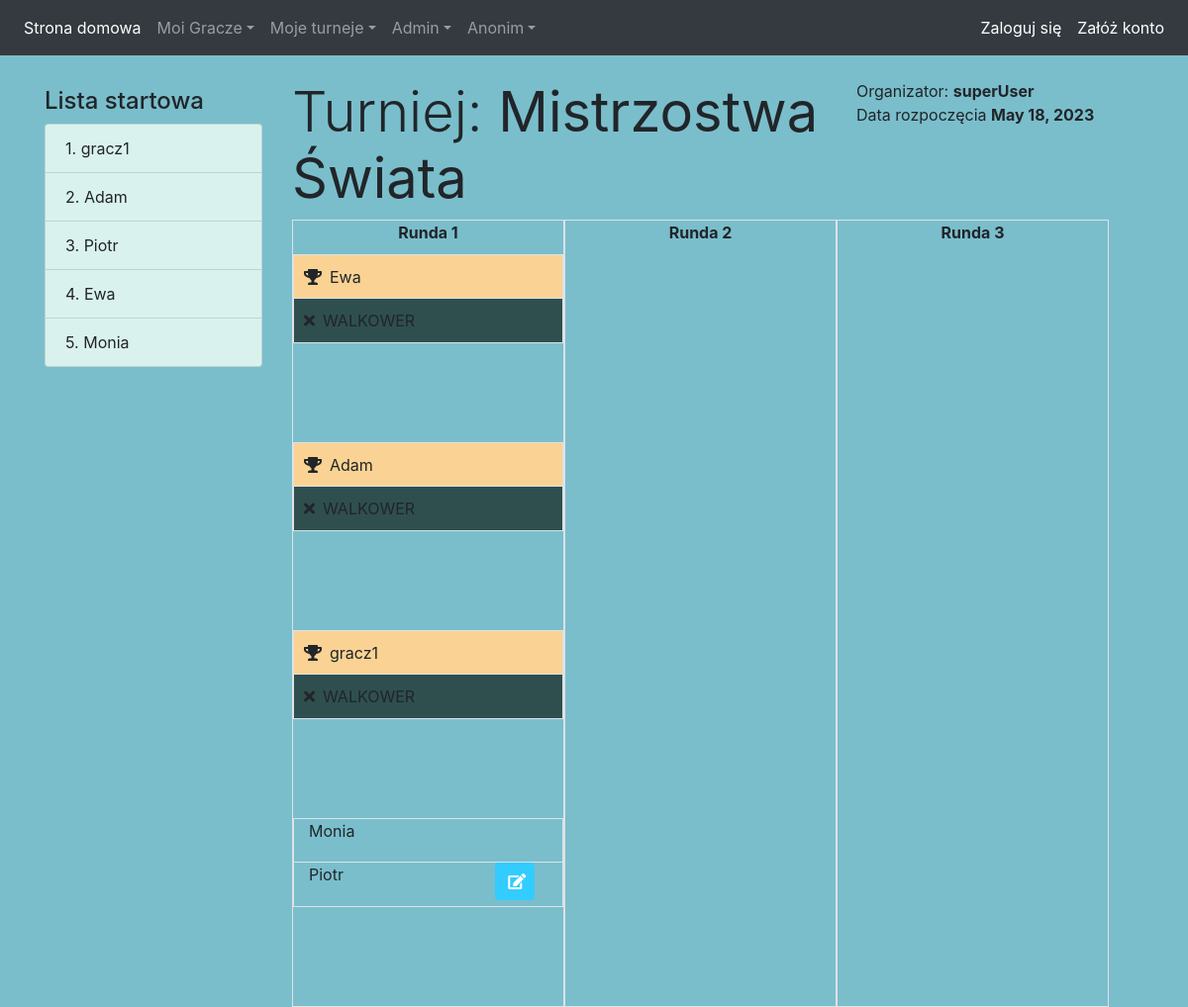
/tournaments/detail/148/, run on the app's committed database.
### app/models/player_model.py (models this page shows)
class Player(models.Model):
    user = models.ForeignKey(User, null=True, on_delete=models.CASCADE)
    name = models.CharField('Nazwa', max_length=100, null=True)
    def __str__(self):
        return self.name

### app/models/tournament_model.py (models this page shows)
class Tournament(models.Model):
    user = models.ForeignKey(User, null=True, on_delete=models.CASCADE)
    name = models.CharField('Nazwa', max_length=100, null=True)
    start_date = models.DateTimeField('Rozpoczęcie', null=True)
    max_players = models.IntegerField(
        'Max graczy',
        null=False,
        validators=[MinValueValidator(2), MaxValueValidator(500)]
    )
    is_started = models.BooleanField('Rozpoczęty', null=False, default=False)
    is_finished = models.BooleanField('Zakończony', null=False, default=False)
    players = models.ManyToManyField(Player, 'Gracze')
    def __str__(self):
        return self.name

### app/models/round_model.py (models this page shows, shortened)
class Round(models.Model):
    tournament = models.ForeignKey(Tournament, on_delete=models.CASCADE)
    round_number = models.IntegerField('Runda nr',null=True)

### app/models/result_model.py (models this page shows, shortened)
class Result(models.Model):
    arena = models.ForeignKey(Arena, null=True, on_delete=models.CASCADE)
    winner = models.ForeignKey(Player, on_delete=models.CASCADE)

### app/models/arena_model.py (models this page shows, shortened)
class Arena(models.Model):
    round = models.ForeignKey(Round, null=True, on_delete=models.CASCADE)
    player1 = models.ForeignKey(Player, related_name='player1',  on_delete=models.CASCADE)
    player2 = models.ForeignKey(Player, related_name='player2', on_delete=models.CASCADE)
    arena_number = models.IntegerField('Stolik nr', null=True)

### app/views/tournaments_view.py (the view)
# urls.py: path('tournaments/detail/<slug:pk>/', tournaments_detail, name="tournaments_detail"),
def tournaments_detail(request, pk):
    if request.user.is_anonymous:
        model = Tournament.objects.filter(pk=pk)
        if model.filter(is_started=True, is_finished=False):
            context = {'tournament': model.first(), 'rounds_status': count_finished_arenas_on_round(pk)}
            return render(request, 'app/tournaments/detail.html', context)
        else:
            messages.error(request, "Użytkownik anonimowy może przeglądać jedynie trwające turnieje")
            return redirect('home')
    else:
        model = Tournament.objects.filter(pk=pk)
        context = {'tournament': model.first(), 'rounds_status': count_finished_arenas_on_round(pk)}
        return render(request, 'app/tournaments/detail.html', context)

### app/views/tournaments_view.py (called while the page is built)
def count_finished_arenas_on_round(pk):
    my_list = []
    for round_ in Round.objects.filter(tournament=pk):
        arenas = list(Arena.objects.filter(round=round_.pk))
        arenas_finished = 0
        for arena in arenas:
            results = list(Result.objects.filter(arena=arena))
            for result in results:
                if result.winner:
                    arenas_finished = arenas_finished + 1
        x = RoundsStatusHelper()
        x.round_number = round_.round_number
        x.finished_table = arenas_finished
        x.total_table = len(arenas)
        my_list.append(x)
    return my_list

### templates/app/tournaments/detail.html (shortened to what this page needs)
{% extends 'app/scheleton.html' %}
{% block content %}
{% load poll_extras %}
<div class="mt-4">
    <div class="container w-25 float-left max-w-250 mt-2">
        <h4>Lista startowa</h4>
        <ul class="list-group">
            {% for player in tournament.players.all  %}
                <li class="list-group-item list-background">{{ forloop.counter }}. {{ player.name }}</li>
            {% endfor %}
        </ul>
    </div>
    <div class="container w-75 float-left">
        <div class="row">
            <div class="col-sm-8"><h3 class="display-4">Turniej: <b>{{ tournament }}</b></h3></div>
            <div class="col-sm-4">
                Organizator: <b>{{ tournament.user }}</b><br>
                Data rozpoczęcia <b>{{ tournament.start_date.date }}</b>
            </div>
        </div>
        <div class="dashboard">
            <div class="container h-100">
                <div class="row">
                    {% for round in tournament.round_set.all  %}
                        <div class="col border">
                          <p class="round-title font-weight-bold">Runda {{ round.round_number }}</p>
                            {% for arena in round.arena_set.all  %}
                                <div class="row">
                                        {% for x in arena.result_set.all  %}
                                    <div class="border arena col-12">
                                           {% if x.winner == arena.player1 %}
                                               <div class="row winner border-bottom">
                                                    <i class="fas fa-trophy mt-auto mb-auto"></i>
                                                   <div class="mt-auto mb-auto ml-2">{{ arena.player1 }}</div>
                                               </div>
                                               <div class="row losser">
                                                   <i class="fas fa-times mt-auto mb-auto"></i>
                                                   <div class="mt-auto mb-auto ml-2">{{ arena.player2 }}</div>
                                               </div>
                                           {% endif %}
                                    </div>
                                        {% endfor %}
                                </div>
                                {% if arena.result_set.count == 0 %}
                                <div class="row">
                                    <div class="border arena col-12">
                                        <div class="row no_result border-bottom">
                                            <div class="col-12">
                                                {{ arena.player1 }}
                                            </div>
                                        </div>
                                        <div class="row no_result">
                                            <div class="col-9">
                                                {{ arena.player2 }}
                                            </div>
                                            <div class="float-end col-3 p-0">
                                                <a href="{% url 'enter_result' arena.pk %}">
                                            <button class="btn result_btn" type="submit">
                                                <i class="fas fa-edit mr-2"> </i>
                                            </button>
                                            </a>
                                            </div>
                                        </div>
                                    </div>
                                </div>
                                {% endif %}
                                {% if round.arena_set.count == 4 %}
                                    <div class="row">
                                        <div class="empty-arena"> </div>
                                    </div>
                                {% endif %}
                            {% endfor %}
                        </div>
                    {% endfor %}
                </div>
            </div>
        </div>
    </div>
</div>
{% endblock %}

### app/static/css/styles.css (style rules this page uses)
.max-w-250 { max-width: 250px; }
.arena { min-height: 90px; min-width: 180px; margin-bottom: 10px; }
.winner { background: #fad293; padding-left: 10px; height: 50% !important; }
.losser { padding-left: 10px; background: darkslategrey; height: 50% !important; }
.no_result { height: 50% !important; }
.empty-arena { min-height: 90px; min-width: 180px; }
.round-title { margin-bottom: 10px; text-align: center; }
.list-background { background: #daf2ee; }
body, html { margin: 0; padding: 0; height: 100%; background: #7abecc !important; }
.result_btn { max-width: 40px; background: #33ccff !important; color: white !important; }

### data on the page
Player: name "gracz1"
Player: name "Adam"
Player: name "Piotr"
Player: name "Ewa"
Player: name "Monia"
Tournament: name "Mistrzostwa Świata", user "superUser", start_date "May 18, 2023"
Round: round_number "1"
Arena: player1 "Ewa", player2 "WALKOWER"
Arena: player1 "Adam", player2 "WALKOWER"
Arena: player1 "gracz1", player2 "WALKOWER"
Arena: player1 "Monia", player2 "Piotr"
Round: round_number "2"
Round: round_number "3"
